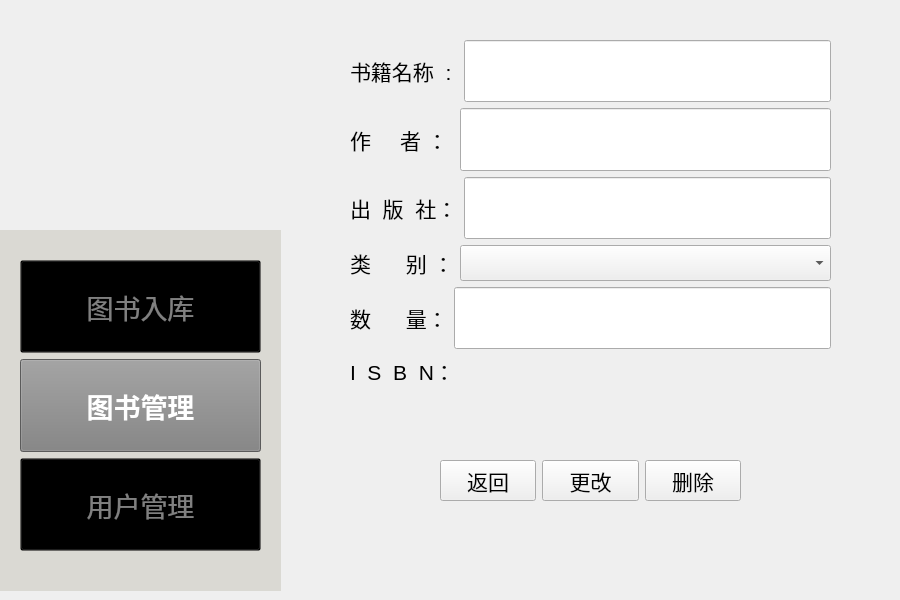
<?xml version="1.0" encoding="UTF-8"?>
<ui version="4.0">
 <class>changebook</class>
 <widget class="QWidget" name="changebook">
  <property name="geometry">
   <rect>
    <x>0</x>
    <y>0</y>
    <width>900</width>
    <height>600</height>
   </rect>
  </property>
  <property name="windowTitle">
   <string>Form</string>
  </property>
  <widget class="QWidget" name="horizontalLayoutWidget">
   <property name="geometry">
    <rect>
     <x>440</x>
     <y>460</y>
     <width>301</width>
     <height>41</height>
    </rect>
   </property>
   <layout class="QHBoxLayout" name="horizontalLayout_2">
    <item>
     <widget class="QPushButton" name="back_button">
      <property name="sizePolicy">
       <sizepolicy hsizetype="Minimum" vsizetype="Expanding">
        <horstretch>0</horstretch>
        <verstretch>0</verstretch>
       </sizepolicy>
      </property>
      <property name="font">
       <font>
        <pointsize>16</pointsize>
       </font>
      </property>
      <property name="text">
       <string>返回</string>
      </property>
     </widget>
    </item>
    <item>
     <widget class="QPushButton" name="change_button">
      <property name="sizePolicy">
       <sizepolicy hsizetype="Ignored" vsizetype="Expanding">
        <horstretch>0</horstretch>
        <verstretch>0</verstretch>
       </sizepolicy>
      </property>
      <property name="font">
       <font>
        <pointsize>16</pointsize>
       </font>
      </property>
      <property name="text">
       <string>更改</string>
      </property>
     </widget>
    </item>
    <item>
     <widget class="QPushButton" name="None_button">
      <property name="sizePolicy">
       <sizepolicy hsizetype="Ignored" vsizetype="Ignored">
        <horstretch>0</horstretch>
        <verstretch>0</verstretch>
       </sizepolicy>
      </property>
      <property name="font">
       <font>
        <pointsize>16</pointsize>
       </font>
      </property>
      <property name="text">
       <string>删除</string>
      </property>
     </widget>
    </item>
   </layout>
  </widget>
  <widget class="QWidget" name="verticalLayoutWidget">
   <property name="geometry">
    <rect>
     <x>0</x>
     <y>230</y>
     <width>281</width>
     <height>361</height>
    </rect>
   </property>
   <layout class="QVBoxLayout" name="mode">
    <item>
     <widget class="QFrame" name="frame">
      <property name="enabled">
       <bool>true</bool>
      </property>
      <property name="acceptDrops">
       <bool>false</bool>
      </property>
      <property name="autoFillBackground">
       <bool>false</bool>
      </property>
      <property name="styleSheet">
       <string notr="true">QFrame {
    background-color: rgb(218,217,211); 
}
</string>
      </property>
      <property name="frameShape">
       <enum>QFrame::Shape::NoFrame</enum>
      </property>
      <property name="frameShadow">
       <enum>QFrame::Shadow::Plain</enum>
      </property>
      <widget class="QWidget" name="verticalLayoutWidget_2">
       <property name="geometry">
        <rect>
         <x>20</x>
         <y>30</y>
         <width>241</width>
         <height>291</height>
        </rect>
       </property>
       <layout class="QVBoxLayout" name="verticalLayout_2">
        <item>
         <widget class="QPushButton" name="PersonalMode_Button">
          <property name="enabled">
           <bool>true</bool>
          </property>
          <property name="sizePolicy">
           <sizepolicy hsizetype="Expanding" vsizetype="Expanding">
            <horstretch>0</horstretch>
            <verstretch>0</verstretch>
           </sizepolicy>
          </property>
          <property name="font">
           <font>
            <pointsize>20</pointsize>
            <bold>false</bold>
           </font>
          </property>
          <property name="focusPolicy">
           <enum>Qt::FocusPolicy::ClickFocus</enum>
          </property>
          <property name="layoutDirection">
           <enum>Qt::LayoutDirection::LeftToRight</enum>
          </property>
          <property name="autoFillBackground">
           <bool>false</bool>
          </property>
          <property name="styleSheet">
           <string notr="true">QPushButton {
    background-color: transparent;
    color: grey;
}
</string>
          </property>
          <property name="text">
           <string>图书入库</string>
          </property>
         </widget>
        </item>
        <item>
         <widget class="QPushButton" name="BookMode_Button">
          <property name="enabled">
           <bool>true</bool>
          </property>
          <property name="sizePolicy">
           <sizepolicy hsizetype="Expanding" vsizetype="Expanding">
            <horstretch>0</horstretch>
            <verstretch>0</verstretch>
           </sizepolicy>
          </property>
          <property name="palette">
           <palette>
            <active>
             <colorrole role="WindowText">
              <brush brushstyle="SolidPattern">
               <color alpha="255">
                <red>128</red>
                <green>128</green>
                <blue>128</blue>
               </color>
              </brush>
             </colorrole>
             <colorrole role="Button">
              <brush brushstyle="SolidPattern">
               <color alpha="255">
                <red>128</red>
                <green>128</green>
                <blue>128</blue>
               </color>
              </brush>
             </colorrole>
             <colorrole role="Text">
              <brush brushstyle="SolidPattern">
               <color alpha="255">
                <red>128</red>
                <green>128</green>
                <blue>128</blue>
               </color>
              </brush>
             </colorrole>
             <colorrole role="ButtonText">
              <brush brushstyle="SolidPattern">
               <color alpha="255">
                <red>128</red>
                <green>128</green>
                <blue>128</blue>
               </color>
              </brush>
             </colorrole>
             <colorrole role="Base">
              <brush brushstyle="SolidPattern">
               <color alpha="255">
                <red>128</red>
                <green>128</green>
                <blue>128</blue>
               </color>
              </brush>
             </colorrole>
             <colorrole role="Window">
              <brush brushstyle="SolidPattern">
               <color alpha="255">
                <red>128</red>
                <green>128</green>
                <blue>128</blue>
               </color>
              </brush>
             </colorrole>
             <colorrole role="PlaceholderText">
              <brush brushstyle="SolidPattern">
               <color alpha="128">
                <red>128</red>
                <green>128</green>
                <blue>128</blue>
               </color>
              </brush>
             </colorrole>
            </active>
            <inactive>
             <colorrole role="WindowText">
              <brush brushstyle="SolidPattern">
               <color alpha="255">
                <red>128</red>
                <green>128</green>
                <blue>128</blue>
               </color>
              </brush>
             </colorrole>
             <colorrole role="Button">
              <brush brushstyle="SolidPattern">
               <color alpha="255">
                <red>128</red>
                <green>128</green>
                <blue>128</blue>
               </color>
              </brush>
             </colorrole>
             <colorrole role="Text">
              <brush brushstyle="SolidPattern">
               <color alpha="255">
                <red>128</red>
                <green>128</green>
                <blue>128</blue>
               </color>
              </brush>
             </colorrole>
             <colorrole role="ButtonText">
              <brush brushstyle="SolidPattern">
               <color alpha="255">
                <red>128</red>
                <green>128</green>
                <blue>128</blue>
               </color>
              </brush>
             </colorrole>
             <colorrole role="Base">
              <brush brushstyle="SolidPattern">
               <color alpha="255">
                <red>128</red>
                <green>128</green>
                <blue>128</blue>
               </color>
              </brush>
             </colorrole>
             <colorrole role="Window">
              <brush brushstyle="SolidPattern">
               <color alpha="255">
                <red>128</red>
                <green>128</green>
                <blue>128</blue>
               </color>
              </brush>
             </colorrole>
             <colorrole role="PlaceholderText">
              <brush brushstyle="SolidPattern">
               <color alpha="128">
                <red>128</red>
                <green>128</green>
                <blue>128</blue>
               </color>
              </brush>
             </colorrole>
            </inactive>
            <disabled>
             <colorrole role="WindowText">
              <brush brushstyle="SolidPattern">
               <color alpha="255">
                <red>128</red>
                <green>128</green>
                <blue>128</blue>
               </color>
              </brush>
             </colorrole>
             <colorrole role="Button">
              <brush brushstyle="SolidPattern">
               <color alpha="255">
                <red>128</red>
                <green>128</green>
                <blue>128</blue>
               </color>
              </brush>
             </colorrole>
             <colorrole role="Text">
              <brush brushstyle="SolidPattern">
               <color alpha="255">
                <red>128</red>
                <green>128</green>
                <blue>128</blue>
               </color>
              </brush>
             </colorrole>
             <colorrole role="ButtonText">
              <brush brushstyle="SolidPattern">
               <color alpha="255">
                <red>128</red>
                <green>128</green>
                <blue>128</blue>
               </color>
              </brush>
             </colorrole>
             <colorrole role="Base">
              <brush brushstyle="SolidPattern">
               <color alpha="255">
                <red>128</red>
                <green>128</green>
                <blue>128</blue>
               </color>
              </brush>
             </colorrole>
             <colorrole role="Window">
              <brush brushstyle="SolidPattern">
               <color alpha="255">
                <red>128</red>
                <green>128</green>
                <blue>128</blue>
               </color>
              </brush>
             </colorrole>
             <colorrole role="PlaceholderText">
              <brush brushstyle="SolidPattern">
               <color alpha="128">
                <red>128</red>
                <green>128</green>
                <blue>128</blue>
               </color>
              </brush>
             </colorrole>
            </disabled>
           </palette>
          </property>
          <property name="font">
           <font>
            <pointsize>20</pointsize>
            <bold>true</bold>
           </font>
          </property>
          <property name="mouseTracking">
           <bool>false</bool>
          </property>
          <property name="acceptDrops">
           <bool>false</bool>
          </property>
          <property name="layoutDirection">
           <enum>Qt::LayoutDirection::LeftToRight</enum>
          </property>
          <property name="autoFillBackground">
           <bool>false</bool>
          </property>
          <property name="styleSheet">
           <string notr="true">QPushButton {
    background-color: gray;
    color: white;
}</string>
          </property>
          <property name="text">
           <string>图书管理</string>
          </property>
         </widget>
        </item>
        <item>
         <widget class="QPushButton" name="FindBookMode_Button">
          <property name="sizePolicy">
           <sizepolicy hsizetype="Expanding" vsizetype="Expanding">
            <horstretch>0</horstretch>
            <verstretch>0</verstretch>
           </sizepolicy>
          </property>
          <property name="font">
           <font>
            <pointsize>20</pointsize>
            <bold>false</bold>
           </font>
          </property>
          <property name="layoutDirection">
           <enum>Qt::LayoutDirection::LeftToRight</enum>
          </property>
          <property name="autoFillBackground">
           <bool>false</bool>
          </property>
          <property name="styleSheet">
           <string notr="true">QPushButton {
    background-color: transparent;
    color: grey;
}
</string>
          </property>
          <property name="text">
           <string>用户管理</string>
          </property>
         </widget>
        </item>
       </layout>
       <zorder>BookMode_Button</zorder>
       <zorder>FindBookMode_Button</zorder>
       <zorder>PersonalMode_Button</zorder>
      </widget>
     </widget>
    </item>
   </layout>
  </widget>
  <widget class="QLabel" name="logo">
   <property name="enabled">
    <bool>true</bool>
   </property>
   <property name="geometry">
    <rect>
     <x>0</x>
     <y>0</y>
     <width>281</width>
     <height>271</height>
    </rect>
   </property>
   <property name="styleSheet">
    <string notr="true">QLabel {
    background-color: transparent;
}
</string>
   </property>
   <property name="frameShape">
    <enum>QFrame::Shape::NoFrame</enum>
   </property>
   <property name="frameShadow">
    <enum>QFrame::Shadow::Plain</enum>
   </property>
   <property name="text">
    <string/>
   </property>
   <property name="pixmap">
    <pixmap resource="Logo.qrc">:/image/Logo.png</pixmap>
   </property>
   <property name="scaledContents">
    <bool>true</bool>
   </property>
   <property name="wordWrap">
    <bool>false</bool>
   </property>
   <property name="openExternalLinks">
    <bool>false</bool>
   </property>
   <property name="textInteractionFlags">
    <set>Qt::TextInteractionFlag::LinksAccessibleByMouse</set>
   </property>
  </widget>
  <widget class="QWidget" name="verticalLayoutWidget_4">
   <property name="geometry">
    <rect>
     <x>350</x>
     <y>40</y>
     <width>481</width>
     <height>347</height>
    </rect>
   </property>
   <layout class="QVBoxLayout" name="verticalLayout">
    <item>
     <layout class="QHBoxLayout" name="horizontalLayout_3">
      <item>
       <widget class="QLabel" name="label">
        <property name="font">
         <font>
          <pointsize>16</pointsize>
         </font>
        </property>
        <property name="text">
         <string>书籍名称  : </string>
        </property>
       </widget>
      </item>
      <item>
       <widget class="QLineEdit" name="Book_Name_input_2">
        <property name="sizePolicy">
         <sizepolicy hsizetype="Expanding" vsizetype="Expanding">
          <horstretch>0</horstretch>
          <verstretch>0</verstretch>
         </sizepolicy>
        </property>
        <property name="font">
         <font>
          <pointsize>20</pointsize>
         </font>
        </property>
       </widget>
      </item>
     </layout>
    </item>
    <item>
     <layout class="QHBoxLayout" name="horizontalLayout_4">
      <item>
       <widget class="QLabel" name="label_2">
        <property name="font">
         <font>
          <pointsize>16</pointsize>
         </font>
        </property>
        <property name="text">
         <string>作     者 ： </string>
        </property>
       </widget>
      </item>
      <item>
       <widget class="QLineEdit" name="Author_Name_input">
        <property name="sizePolicy">
         <sizepolicy hsizetype="Expanding" vsizetype="Expanding">
          <horstretch>0</horstretch>
          <verstretch>0</verstretch>
         </sizepolicy>
        </property>
        <property name="font">
         <font>
          <pointsize>20</pointsize>
         </font>
        </property>
       </widget>
      </item>
     </layout>
    </item>
    <item>
     <layout class="QHBoxLayout" name="horizontalLayout_5">
      <item>
       <widget class="QLabel" name="label_3">
        <property name="font">
         <font>
          <pointsize>16</pointsize>
         </font>
        </property>
        <property name="text">
         <string>出  版  社：</string>
        </property>
       </widget>
      </item>
      <item>
       <widget class="QLineEdit" name="Press_Name_input">
        <property name="sizePolicy">
         <sizepolicy hsizetype="Expanding" vsizetype="Expanding">
          <horstretch>0</horstretch>
          <verstretch>0</verstretch>
         </sizepolicy>
        </property>
        <property name="font">
         <font>
          <pointsize>20</pointsize>
         </font>
        </property>
       </widget>
      </item>
     </layout>
    </item>
    <item>
     <layout class="QHBoxLayout" name="horizontalLayout_6">
      <item>
       <widget class="QLabel" name="label_5">
        <property name="sizePolicy">
         <sizepolicy hsizetype="Fixed" vsizetype="Preferred">
          <horstretch>0</horstretch>
          <verstretch>0</verstretch>
         </sizepolicy>
        </property>
        <property name="font">
         <font>
          <pointsize>16</pointsize>
         </font>
        </property>
        <property name="text">
         <string>类      别 ：</string>
        </property>
       </widget>
      </item>
      <item>
       <widget class="QComboBox" name="Type_Name_chose">
        <property name="font">
         <font>
          <pointsize>18</pointsize>
         </font>
        </property>
        <property name="autoFillBackground">
         <bool>false</bool>
        </property>
        <property name="styleSheet">
         <string notr="true"/>
        </property>
        <property name="editable">
         <bool>false</bool>
        </property>
        <property name="currentText">
         <string/>
        </property>
        <property name="insertPolicy">
         <enum>QComboBox::InsertPolicy::InsertAtBottom</enum>
        </property>
        <property name="placeholderText">
         <string/>
        </property>
        <item>
         <property name="text">
          <string/>
         </property>
        </item>
        <item>
         <property name="text">
          <string>文学作品，小说</string>
         </property>
        </item>
        <item>
         <property name="text">
          <string>童书</string>
         </property>
        </item>
        <item>
         <property name="text">
          <string>教科书</string>
         </property>
        </item>
        <item>
         <property name="text">
          <string>传记，回忆录</string>
         </property>
        </item>
        <item>
         <property name="text">
          <string>科幻</string>
         </property>
        </item>
        <item>
         <property name="text">
          <string>历史</string>
         </property>
        </item>
        <item>
         <property name="text">
          <string>哲学</string>
         </property>
        </item>
       </widget>
      </item>
     </layout>
    </item>
    <item>
     <layout class="QHBoxLayout" name="horizontalLayout_8">
      <item>
       <widget class="QLabel" name="label_7">
        <property name="sizePolicy">
         <sizepolicy hsizetype="Fixed" vsizetype="Preferred">
          <horstretch>0</horstretch>
          <verstretch>0</verstretch>
         </sizepolicy>
        </property>
        <property name="font">
         <font>
          <pointsize>16</pointsize>
         </font>
        </property>
        <property name="text">
         <string>数      量：</string>
        </property>
       </widget>
      </item>
      <item>
       <widget class="QLineEdit" name="number">
        <property name="sizePolicy">
         <sizepolicy hsizetype="Expanding" vsizetype="Expanding">
          <horstretch>0</horstretch>
          <verstretch>0</verstretch>
         </sizepolicy>
        </property>
        <property name="font">
         <font>
          <pointsize>20</pointsize>
         </font>
        </property>
       </widget>
      </item>
     </layout>
    </item>
    <item>
     <layout class="QHBoxLayout" name="horizontalLayout_7">
      <item>
       <widget class="QLabel" name="label_6">
        <property name="sizePolicy">
         <sizepolicy hsizetype="Maximum" vsizetype="Preferred">
          <horstretch>0</horstretch>
          <verstretch>0</verstretch>
         </sizepolicy>
        </property>
        <property name="font">
         <font>
          <pointsize>16</pointsize>
         </font>
        </property>
        <property name="text">
         <string>I  S  B  N：</string>
        </property>
       </widget>
      </item>
      <item>
       <widget class="QLabel" name="isbn_label222">
        <property name="font">
         <font>
          <pointsize>16</pointsize>
         </font>
        </property>
        <property name="text">
         <string/>
        </property>
       </widget>
      </item>
     </layout>
    </item>
   </layout>
  </widget>
  <zorder>logo</zorder>
  <zorder>horizontalLayoutWidget</zorder>
  <zorder>verticalLayoutWidget</zorder>
  <zorder>verticalLayoutWidget_4</zorder>
 </widget>
 <resources>
  <include location="Logo.qrc"/>
 </resources>
 <connections/>
</ui>
